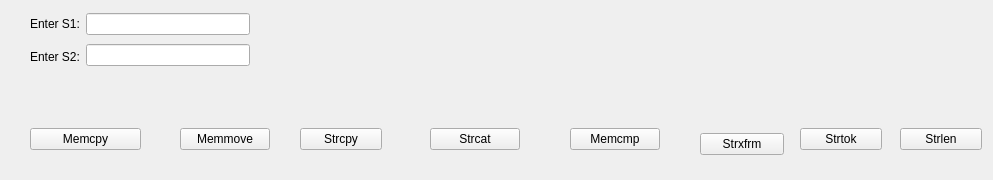
<?xml version="1.0" encoding="UTF-8"?>
<ui version="4.0">
 <class>MainWindow</class>
 <widget class="QMainWindow" name="MainWindow">
  <property name="geometry">
   <rect>
    <x>0</x>
    <y>0</y>
    <width>993</width>
    <height>180</height>
   </rect>
  </property>
  <property name="windowTitle">
   <string>MainWindow</string>
  </property>
  <widget class="QWidget" name="centralwidget">
   <widget class="QWidget" name="layoutWidget">
    <property name="geometry">
     <rect>
      <x>30</x>
      <y>10</y>
      <width>220</width>
      <height>60</height>
     </rect>
    </property>
    <layout class="QHBoxLayout" name="horizontalLayout">
     <item>
      <layout class="QVBoxLayout" name="verticalLayout_2">
       <item>
        <widget class="QLabel" name="label_2">
         <property name="text">
          <string>Enter S1:</string>
         </property>
        </widget>
       </item>
       <item>
        <widget class="QLabel" name="label">
         <property name="text">
          <string>Enter S2:</string>
         </property>
        </widget>
       </item>
      </layout>
     </item>
     <item>
      <layout class="QVBoxLayout" name="verticalLayout">
       <item>
        <widget class="QLineEdit" name="lineEdit"/>
       </item>
       <item>
        <widget class="QLineEdit" name="lineEdit_2"/>
       </item>
      </layout>
     </item>
    </layout>
   </widget>
   <widget class="QWidget" name="layoutWidget">
    <property name="geometry">
     <rect>
      <x>30</x>
      <y>100</y>
      <width>111</width>
      <height>50</height>
     </rect>
    </property>
    <layout class="QVBoxLayout" name="verticalLayout_3">
     <item>
      <widget class="QLabel" name="MemCpy_Label">
       <property name="text">
        <string/>
       </property>
      </widget>
     </item>
     <item>
      <widget class="QPushButton" name="pushButton">
       <property name="text">
        <string>Memcpy</string>
       </property>
      </widget>
     </item>
    </layout>
   </widget>
   <widget class="QWidget" name="layoutWidget">
    <property name="geometry">
     <rect>
      <x>180</x>
      <y>100</y>
      <width>90</width>
      <height>50</height>
     </rect>
    </property>
    <layout class="QVBoxLayout" name="verticalLayout_4">
     <item>
      <widget class="QLabel" name="MemMove_Label">
       <property name="text">
        <string/>
       </property>
      </widget>
     </item>
     <item>
      <widget class="QPushButton" name="MemMove">
       <property name="text">
        <string>Memmove</string>
       </property>
      </widget>
     </item>
    </layout>
   </widget>
   <widget class="QWidget" name="layoutWidget">
    <property name="geometry">
     <rect>
      <x>300</x>
      <y>100</y>
      <width>82</width>
      <height>50</height>
     </rect>
    </property>
    <layout class="QVBoxLayout" name="verticalLayout_5">
     <item>
      <widget class="QLabel" name="StrCopy_label">
       <property name="text">
        <string/>
       </property>
      </widget>
     </item>
     <item>
      <widget class="QPushButton" name="pushButton_2">
       <property name="text">
        <string>Strcpy</string>
       </property>
      </widget>
     </item>
    </layout>
   </widget>
   <widget class="QWidget" name="layoutWidget">
    <property name="geometry">
     <rect>
      <x>430</x>
      <y>100</y>
      <width>90</width>
      <height>50</height>
     </rect>
    </property>
    <layout class="QVBoxLayout" name="verticalLayout_6">
     <item>
      <widget class="QLabel" name="Strcat_Label">
       <property name="text">
        <string/>
       </property>
      </widget>
     </item>
     <item>
      <widget class="QPushButton" name="StrCat">
       <property name="text">
        <string>Strcat</string>
       </property>
      </widget>
     </item>
    </layout>
   </widget>
   <widget class="QWidget" name="layoutWidget">
    <property name="geometry">
     <rect>
      <x>570</x>
      <y>100</y>
      <width>90</width>
      <height>50</height>
     </rect>
    </property>
    <layout class="QVBoxLayout" name="verticalLayout_7">
     <item>
      <widget class="QLabel" name="Memcmp_Label">
       <property name="text">
        <string/>
       </property>
      </widget>
     </item>
     <item>
      <widget class="QPushButton" name="MemCmp">
       <property name="text">
        <string>Memcmp</string>
       </property>
      </widget>
     </item>
    </layout>
   </widget>
   <widget class="QWidget" name="layoutWidget">
    <property name="geometry">
     <rect>
      <x>700</x>
      <y>80</y>
      <width>84</width>
      <height>75</height>
     </rect>
    </property>
    <layout class="QVBoxLayout" name="verticalLayout_9">
     <item>
      <widget class="QLabel" name="Extra_Label">
       <property name="text">
        <string/>
       </property>
      </widget>
     </item>
     <item>
      <layout class="QVBoxLayout" name="verticalLayout_8">
       <item>
        <widget class="QLabel" name="Strxfrm_Label">
         <property name="text">
          <string/>
         </property>
        </widget>
       </item>
       <item>
        <widget class="QPushButton" name="Strxfrm">
         <property name="text">
          <string>Strxfrm</string>
         </property>
        </widget>
       </item>
      </layout>
     </item>
    </layout>
   </widget>
   <widget class="QWidget" name="layoutWidget">
    <property name="geometry">
     <rect>
      <x>800</x>
      <y>100</y>
      <width>82</width>
      <height>50</height>
     </rect>
    </property>
    <layout class="QVBoxLayout" name="verticalLayout_10">
     <item>
      <widget class="QLabel" name="StrTok_Label">
       <property name="text">
        <string/>
       </property>
      </widget>
     </item>
     <item>
      <widget class="QPushButton" name="Strtok">
       <property name="text">
        <string>Strtok</string>
       </property>
      </widget>
     </item>
    </layout>
   </widget>
   <widget class="QWidget" name="layoutWidget">
    <property name="geometry">
     <rect>
      <x>900</x>
      <y>100</y>
      <width>82</width>
      <height>50</height>
     </rect>
    </property>
    <layout class="QVBoxLayout" name="verticalLayout_11">
     <item>
      <widget class="QLabel" name="Strlen_Label">
       <property name="text">
        <string/>
       </property>
      </widget>
     </item>
     <item>
      <widget class="QPushButton" name="Strlrn">
       <property name="text">
        <string>Strlen</string>
       </property>
      </widget>
     </item>
    </layout>
   </widget>
  </widget>
 </widget>
 <resources/>
 <connections/>
</ui>
